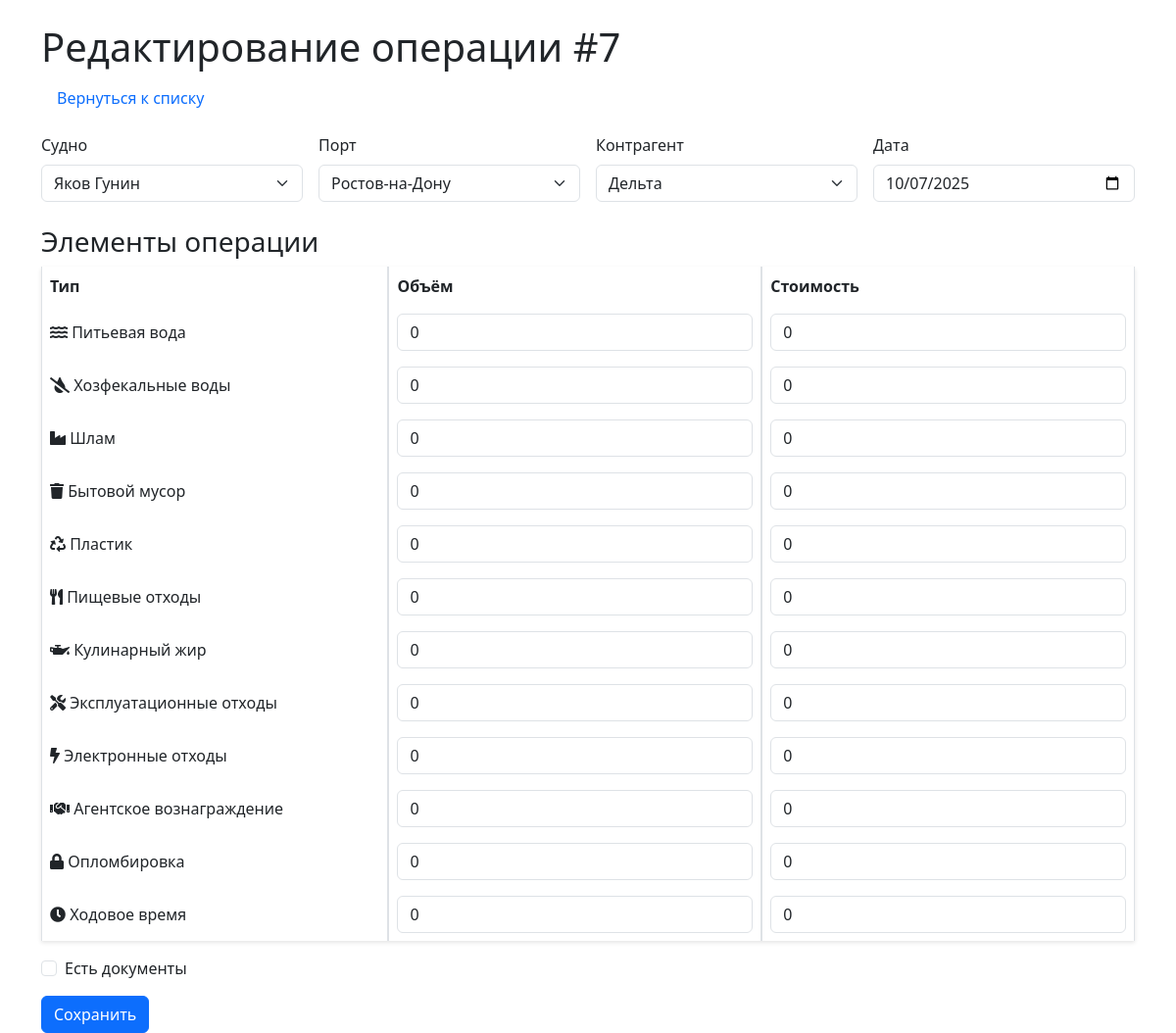
The app's page /edit/7 with its own data.
### models/schemas.py (models this page shows)
class Operation(Base):
    __tablename__ = "operations"
    id = Column(Integer, primary_key=True, index=True)
    ship_id = Column(Integer, ForeignKey("ships.id"))
    port_id = Column(Integer, ForeignKey("ports.id"))
    contractor_id = Column(Integer, ForeignKey("contractors.id"))
    date = Column(Date)
    has_documents = Column(Boolean, default=False)
    document_path = Column(String, nullable=True)
    ship = relationship("Ship")
    port = relationship("Port")
    contractor = relationship("Contractor")
    items = relationship("OperationItem", back_populates="operation", cascade="all, delete-orphan")

class Ship(Base):
    __tablename__ = "ships"
    id = Column(Integer, primary_key=True, index=True)
    name = Column(String, unique=True, index=True)

class Port(Base):
    __tablename__ = "ports"
    id = Column(Integer, primary_key=True, index=True)
    name = Column(String, unique=True, index=True)

class Contractor(Base):
    __tablename__ = "contractors"
    id = Column(Integer, primary_key=True, index=True)
    name = Column(String, unique=True, index=True)

class Item(Base):
    __tablename__ = "items"
    id = Column(Integer, primary_key=True, index=True)
    name = Column(String, unique=True, index=True)

### routers/operations.py (the view)
@router.get("/edit/{operation_id}", response_class=HTMLResponse)
async def edit_form(operation_id: int, request: Request, db: Session = Depends(get_db)):
    operation = db.query(Operation).filter(Operation.id == operation_id).first()
    if not operation:
        raise HTTPException(status_code=404, detail="Операция не найдена")
    ships = db.query(Ship).all()
    ports = db.query(Port).all()
    contractors = db.query(Contractor).all()
    items = db.query(Item).all()
    items_dict = [{"id": item.id, "name": item.name} for item in items]
    today = date.today().isoformat()  # Формат YYYY-MM-DD
    item_assocs = [
        {"item_id": op.item_id, "name": op.item.name, "volume": op.volume, "cost": op.cost}
        for op in operation.items
    ]
    return templates.TemplateResponse("edit.html", {
        "request": request,
        "operation": operation,
        "ships": ships,
        "ports": ports,
        "contractors": contractors,
        "items": items_dict,
        "today": today,
        "item_assocs": item_assocs
    })

### templates/edit.html (shortened to what this page needs)
<!DOCTYPE html>
<html lang="ru">
<head>
    <link href="/static/css/styles.css" rel="stylesheet">
    <link href="https://cdn.jsdelivr.net/npm/bootstrap@5.3.0/dist/css/bootstrap.min.css" rel="stylesheet">
    <link href="https://cdnjs.cloudflare.com/ajax/libs/font-awesome/5.15.4/css/all.min.css" rel="stylesheet">
</head>
<body>
    <div class="container mt-4">
        <h1>Редактирование операции #{{ operation.id }}</h1>
        <nav class="nav mb-3">
            <a class="nav-link" href="/">Вернуться к списку</a>
        </nav>
        <form method="post" enctype="multipart/form-data">
            <div class="row g-3">
                <div class="col-md-3">
                    <label for="ship_id" class="form-label">Судно</label>
                    <select class="form-select" id="ship_id" name="ship_id" required>
                        {% for ship in ships %}
                        <option value="{{ ship.id }}" {% if ship.id == operation.ship_id %}selected{% endif %}>{{ ship.name }}</option>
                        {% endfor %}
                    </select>
                </div>
                <div class="col-md-3">
                    <label for="port_id" class="form-label">Порт</label>
                    <select class="form-select" id="port_id" name="port_id" required>
                        {% for port in ports %}
                        <option value="{{ port.id }}" {% if port.id == operation.port_id %}selected{% endif %}>{{ port.name }}</option>
                        {% endfor %}
                    </select>
                </div>
                <div class="col-md-3">
                    <label for="contractor_id" class="form-label">Контрагент</label>
                    <select class="form-select" id="contractor_id" name="contractor_id" required>
                        {% for contractor in contractors %}
                        <option value="{{ contractor.id }}" {% if contractor.id == operation.contractor_id %}selected{% endif %}>{{ contractor.name }}</option>
                        {% endfor %}
                    </select>
                </div>
                <div class="col-md-3">
                    <label for="date" class="form-label">Дата</label>
                    <input type="date" class="form-control" id="date" name="date" value="{{ operation.date }}" required>
                </div>
            </div>
            <h3 class="mt-4">Элементы операции</h3>
            <table class="table table-bordered">
                <thead>
                    <tr>
                        <th>Тип</th>
                        <th>Объём</th>
                        <th>Стоимость</th>
                    </tr>
                </thead>
                <tbody>
                    {% for item in items %}
                    <tr>
                        <td>
                            {% if item.name == 'Питьевая вода' %}
                            <i class="fas fa-water"></i> {{ item.name }}
                            {% elif item.name == 'Хозфекальные воды' %}
                            <i class="fas fa-tint-slash"></i> {{ item.name }}
                            {% elif item.name == 'Шлам' %}
                            <i class="fas fa-industry"></i> {{ item.name }}
                            {% elif item.name == 'Бытовой мусор' %}
                            <i class="fas fa-trash"></i> {{ item.name }}
                            {% elif item.name == 'Пластик' %}
                            <i class="fas fa-recycle"></i> {{ item.name }}
                            {% elif item.name == 'Пищевые отходы' %}
                            <i class="fas fa-utensils"></i> {{ item.name }}
                            {% elif item.name == 'Кулинарный жир' %}
                            <i class="fas fa-oil-can"></i> {{ item.name }}
                            {% elif item.name == 'Эксплуатационные отходы' %}
                            <i class="fas fa-tools"></i> {{ item.name }}
                            {% elif item.name == 'Электронные отходы' %}
                            <i class="fas fa-bolt"></i> {{ item.name }}
                            {% elif item.name == 'Агентское вознаграждение' %}
                            <i class="fas fa-handshake"></i> {{ item.name }}
                            {% elif item.name == 'Опломбировка' %}
                            <i class="fas fa-lock"></i> {{ item.name }}
                            {% elif item.name == 'Ходовое время' %}
                            <i class="fas fa-clock"></i> {{ item.name }}
                            {% else %}
                            <i class="fas fa-question"></i> {{ item.name }}
                            {% endif %}
                        </td>
                        <td>
                            <input type="number" step="0.01" min="0" class="form-control" name="volume_{{ item.id }}"
                                   value="{% if item.id in item_assocs %}{{ item_assocs[item.id].volume }}{% else %}0{% endif %}">
                        </td>
                        <td>
                            <input type="number" step="0.01" min="0" class="form-control" name="cost_{{ item.id }}"
                                   value="{% if item.id in item_assocs %}{{ item_assocs[item.id].cost }}{% else %}0{% endif %}">
                        </td>
                    </tr>
                    {% endfor %}
                </tbody>
            </table>
            <div class="mb-3 form-check">
                <input type="checkbox" class="form-check-input" id="has_documents" name="has_documents" {% if operation.has_documents %}checked{% endif %}>
                <label for="has_documents" class="form-check-label">Есть документы</label>
            </div>
            <button type="submit" class="btn btn-primary">Сохранить</button>
        </form>
    </div>
</body>
</html>

### static/css/styles.css (style rules this page uses)
body { font-family: Arial, sans-serif; }
.table { border-collapse: separate; border-spacing: 0; box-shadow: 0 2px 4px rgba(0, 0, 0, 0.1); }
.table th, .table td { vertical-align: middle; }
.table th { background-color: #f8f9fa; }
.container { max-width: 1200px; }

### records on screen
Operation: id "7", ship_id "Яков Гунин", port_id "Ростов-на-Дону", contractor_id "Дельта", date "10/07/2025"
Item: name "Питьевая вода"
Item: name "Хозфекальные воды"
Item: name "Шлам"
Item: name "Бытовой мусор"
Item: name "Пластик"
Item: name "Пищевые отходы"
Item: name "Кулинарный жир"
Item: name "Эксплуатационные отходы"
Item: name "Электронные отходы"
Item: name "Агентское вознаграждение"
Item: name "Опломбировка"
Item: name "Ходовое время"
